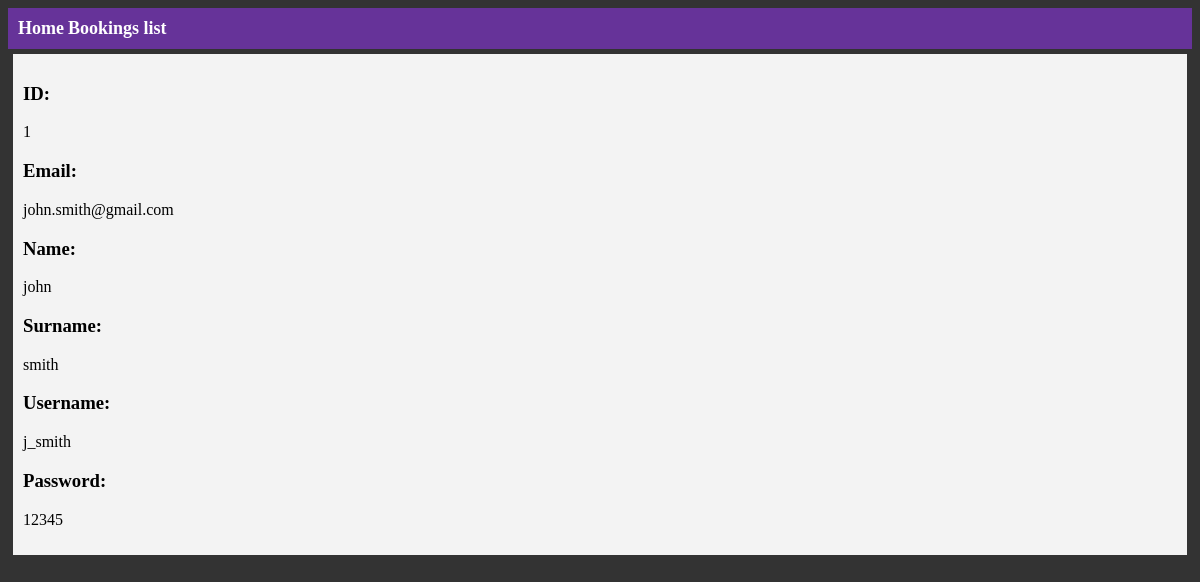
Page /users_list on the earlier database version.
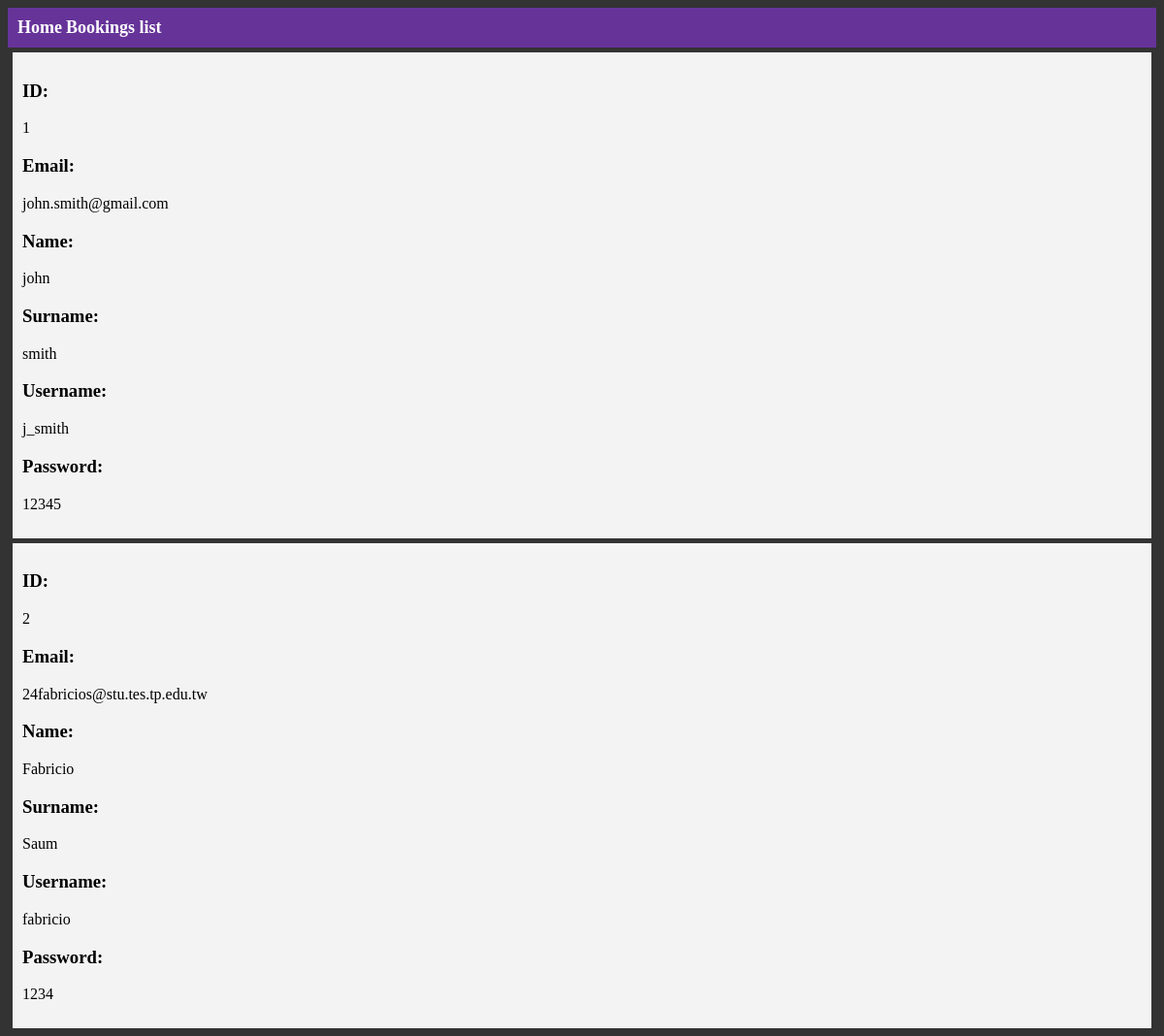
Same page on the later database version.
### tables this page shows
CREATE TABLE users (
    id INTEGER PRIMARY KEY AUTOINCREMENT,
    email TEXT,
    name TEXT,
    surname TEXT,
    username TEXT,
    password TEXT
);

### web.py (the view)
@app.route('/users_list')
def users_list():
    conn2 = get_db_connection()
    users = conn2.execute('SELECT * FROM users').fetchall()
    conn2.close()
    return render_template('users_list.html', users=users)

### web.py (called while the page is built)
def get_db_connection():
    conn2 = sqlite3.connect('data.db')
    conn2.row_factory = sqlite3.Row
    return conn2

### templates/users_list.html (shortened to what this page needs)
<!DOCTYPE html>
<html>
  <head>
  </head>
  <body>
    <nav>
      <a href="/">Home</a>
      <a href='/bookings_list'>Bookings list</a>
  </nav>
  {% for user in users %}
        <div class='post'>
            <h3>ID:</h3>
            <p>{{ user['id'] }}</p>
            <h3>Email:</h3>
            <p>{{ user['email'] }}</p>
            <h3>Name:</h3>
            <p>{{ user['name'] }}</p>
            <h3>Surname:</h3>
            <p>{{ user['surname'] }}</p>
            <h3>Username:</h3>
            <p>{{ user['username'] }}</p>
            <h3>Password:</h3>
            <p>{{ user['password'] }}</p>
        </div>
    {% endfor %}

Differences in the rows shown:
added users: id "2", email "24fabricios@stu.tes.tp.edu.tw", name "Fabricio", surname "Saum", username "fabricio", password "1234"
